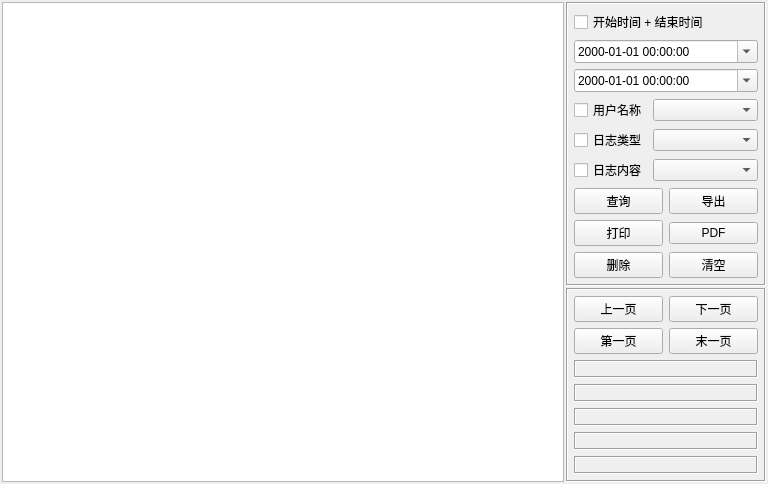
<?xml version="1.0" encoding="UTF-8"?>
<ui version="4.0">
 <class>frmDataUser</class>
 <widget class="QWidget" name="frmDataUser">
  <property name="geometry">
   <rect>
    <x>0</x>
    <y>0</y>
    <width>768</width>
    <height>484</height>
   </rect>
  </property>
  <property name="windowTitle">
   <string>Form</string>
  </property>
  <layout class="QVBoxLayout" name="verticalLayout">
   <property name="spacing">
    <number>0</number>
   </property>
   <property name="leftMargin">
    <number>0</number>
   </property>
   <property name="topMargin">
    <number>0</number>
   </property>
   <property name="rightMargin">
    <number>0</number>
   </property>
   <property name="bottomMargin">
    <number>0</number>
   </property>
   <item>
    <widget class="QWidget" name="widget" native="true">
     <property name="autoFillBackground">
      <bool>true</bool>
     </property>
     <layout class="QGridLayout" name="gridLayout_3">
      <property name="leftMargin">
       <number>2</number>
      </property>
      <property name="topMargin">
       <number>2</number>
      </property>
      <property name="rightMargin">
       <number>2</number>
      </property>
      <property name="bottomMargin">
       <number>2</number>
      </property>
      <property name="spacing">
       <number>2</number>
      </property>
      <item row="0" column="1">
       <widget class="QFrame" name="frameRight">
        <property name="minimumSize">
         <size>
          <width>200</width>
          <height>0</height>
         </size>
        </property>
        <property name="maximumSize">
         <size>
          <width>200</width>
          <height>16777215</height>
         </size>
        </property>
        <property name="frameShape">
         <enum>QFrame::Box</enum>
        </property>
        <property name="frameShadow">
         <enum>QFrame::Sunken</enum>
        </property>
        <layout class="QGridLayout" name="gridLayout_2">
         <property name="leftMargin">
          <number>6</number>
         </property>
         <property name="topMargin">
          <number>6</number>
         </property>
         <property name="rightMargin">
          <number>6</number>
         </property>
         <property name="bottomMargin">
          <number>6</number>
         </property>
         <item row="0" column="0" colspan="2">
          <widget class="QCheckBox" name="ckTimeStart">
           <property name="minimumSize">
            <size>
             <width>0</width>
             <height>0</height>
            </size>
           </property>
           <property name="text">
            <string>开始时间 + 结束时间</string>
           </property>
          </widget>
         </item>
         <item row="1" column="0" colspan="2">
          <widget class="QDateTimeEdit" name="dateStart">
           <property name="sizePolicy">
            <sizepolicy hsizetype="Expanding" vsizetype="Fixed">
             <horstretch>0</horstretch>
             <verstretch>0</verstretch>
            </sizepolicy>
           </property>
           <property name="displayFormat">
            <string>yyyy-MM-dd HH:mm:ss</string>
           </property>
           <property name="calendarPopup">
            <bool>true</bool>
           </property>
          </widget>
         </item>
         <item row="2" column="0" colspan="2">
          <widget class="QDateTimeEdit" name="dateEnd">
           <property name="sizePolicy">
            <sizepolicy hsizetype="Expanding" vsizetype="Fixed">
             <horstretch>0</horstretch>
             <verstretch>0</verstretch>
            </sizepolicy>
           </property>
           <property name="displayFormat">
            <string>yyyy-MM-dd HH:mm:ss</string>
           </property>
           <property name="calendarPopup">
            <bool>true</bool>
           </property>
          </widget>
         </item>
         <item row="3" column="0">
          <widget class="QCheckBox" name="ckUserName">
           <property name="sizePolicy">
            <sizepolicy hsizetype="Fixed" vsizetype="Fixed">
             <horstretch>0</horstretch>
             <verstretch>0</verstretch>
            </sizepolicy>
           </property>
           <property name="minimumSize">
            <size>
             <width>0</width>
             <height>0</height>
            </size>
           </property>
           <property name="text">
            <string>用户名称</string>
           </property>
          </widget>
         </item>
         <item row="3" column="1">
          <widget class="QComboBox" name="cboxUserName">
           <property name="sizePolicy">
            <sizepolicy hsizetype="Expanding" vsizetype="Fixed">
             <horstretch>0</horstretch>
             <verstretch>0</verstretch>
            </sizepolicy>
           </property>
          </widget>
         </item>
         <item row="4" column="0">
          <widget class="QCheckBox" name="ckTriggerType">
           <property name="text">
            <string>日志类型</string>
           </property>
          </widget>
         </item>
         <item row="4" column="1">
          <widget class="QComboBox" name="cboxTriggerType"/>
         </item>
         <item row="5" column="0">
          <widget class="QCheckBox" name="ckTriggerContent">
           <property name="text">
            <string>日志内容</string>
           </property>
          </widget>
         </item>
         <item row="5" column="1">
          <widget class="QComboBox" name="cboxTriggerContent"/>
         </item>
         <item row="6" column="0" colspan="2">
          <layout class="QGridLayout" name="gridLayout">
           <item row="0" column="0">
            <widget class="QPushButton" name="btnSelect">
             <property name="text">
              <string>查询</string>
             </property>
             <property name="icon">
              <iconset resource="../other/main.qrc">
               <normaloff>:/image/btn_search.png</normaloff>:/image/btn_search.png</iconset>
             </property>
            </widget>
           </item>
           <item row="0" column="1">
            <widget class="QPushButton" name="btnExcel">
             <property name="text">
              <string>导出</string>
             </property>
             <property name="icon">
              <iconset resource="../other/main.qrc">
               <normaloff>:/image/btn_excel.png</normaloff>:/image/btn_excel.png</iconset>
             </property>
            </widget>
           </item>
           <item row="1" column="0">
            <widget class="QPushButton" name="btnPrint">
             <property name="text">
              <string>打印</string>
             </property>
             <property name="icon">
              <iconset resource="../other/main.qrc">
               <normaloff>:/image/btn_print.png</normaloff>:/image/btn_print.png</iconset>
             </property>
            </widget>
           </item>
           <item row="1" column="1">
            <widget class="QPushButton" name="btnPdf">
             <property name="text">
              <string>PDF</string>
             </property>
             <property name="icon">
              <iconset resource="../other/main.qrc">
               <normaloff>:/image/btn_pdf.png</normaloff>:/image/btn_pdf.png</iconset>
             </property>
            </widget>
           </item>
           <item row="2" column="0">
            <widget class="QPushButton" name="btnDelete">
             <property name="styleSheet">
              <string notr="true"/>
             </property>
             <property name="text">
              <string>删除</string>
             </property>
             <property name="icon">
              <iconset resource="../other/main.qrc">
               <normaloff>:/image/btn_close.png</normaloff>:/image/btn_close.png</iconset>
             </property>
            </widget>
           </item>
           <item row="2" column="1">
            <widget class="QPushButton" name="btnClear">
             <property name="text">
              <string>清空</string>
             </property>
             <property name="icon">
              <iconset resource="../other/main.qrc">
               <normaloff>:/image/btn_delete.png</normaloff>:/image/btn_delete.png</iconset>
             </property>
            </widget>
           </item>
          </layout>
         </item>
        </layout>
       </widget>
      </item>
      <item row="1" column="1">
       <widget class="QFrame" name="frameBottom">
        <property name="frameShape">
         <enum>QFrame::Box</enum>
        </property>
        <property name="frameShadow">
         <enum>QFrame::Sunken</enum>
        </property>
        <layout class="QGridLayout" name="gridLayout_5">
         <property name="leftMargin">
          <number>6</number>
         </property>
         <property name="topMargin">
          <number>6</number>
         </property>
         <property name="rightMargin">
          <number>6</number>
         </property>
         <property name="bottomMargin">
          <number>6</number>
         </property>
         <item row="0" column="0">
          <widget class="QPushButton" name="btnPre">
           <property name="minimumSize">
            <size>
             <width>50</width>
             <height>0</height>
            </size>
           </property>
           <property name="text">
            <string>上一页</string>
           </property>
           <property name="iconSize">
            <size>
             <width>18</width>
             <height>18</height>
            </size>
           </property>
          </widget>
         </item>
         <item row="0" column="1">
          <widget class="QPushButton" name="btnNext">
           <property name="minimumSize">
            <size>
             <width>50</width>
             <height>0</height>
            </size>
           </property>
           <property name="text">
            <string>下一页</string>
           </property>
           <property name="iconSize">
            <size>
             <width>18</width>
             <height>18</height>
            </size>
           </property>
          </widget>
         </item>
         <item row="1" column="0">
          <widget class="QPushButton" name="btnFirst">
           <property name="minimumSize">
            <size>
             <width>50</width>
             <height>0</height>
            </size>
           </property>
           <property name="text">
            <string>第一页</string>
           </property>
           <property name="iconSize">
            <size>
             <width>18</width>
             <height>18</height>
            </size>
           </property>
          </widget>
         </item>
         <item row="1" column="1">
          <widget class="QPushButton" name="btnLast">
           <property name="minimumSize">
            <size>
             <width>50</width>
             <height>0</height>
            </size>
           </property>
           <property name="text">
            <string>末一页</string>
           </property>
           <property name="iconSize">
            <size>
             <width>18</width>
             <height>18</height>
            </size>
           </property>
          </widget>
         </item>
         <item row="2" column="0" colspan="2">
          <widget class="QLabel" name="labPageCurrent">
           <property name="frameShape">
            <enum>QFrame::Box</enum>
           </property>
           <property name="frameShadow">
            <enum>QFrame::Sunken</enum>
           </property>
           <property name="text">
            <string/>
           </property>
           <property name="alignment">
            <set>Qt::AlignCenter</set>
           </property>
          </widget>
         </item>
         <item row="3" column="0" colspan="2">
          <widget class="QLabel" name="labPageCount">
           <property name="frameShape">
            <enum>QFrame::Box</enum>
           </property>
           <property name="frameShadow">
            <enum>QFrame::Sunken</enum>
           </property>
           <property name="text">
            <string/>
           </property>
           <property name="alignment">
            <set>Qt::AlignCenter</set>
           </property>
          </widget>
         </item>
         <item row="4" column="0" colspan="2">
          <widget class="QLabel" name="labResultCount">
           <property name="frameShape">
            <enum>QFrame::Box</enum>
           </property>
           <property name="frameShadow">
            <enum>QFrame::Sunken</enum>
           </property>
           <property name="text">
            <string/>
           </property>
           <property name="alignment">
            <set>Qt::AlignCenter</set>
           </property>
          </widget>
         </item>
         <item row="5" column="0" colspan="2">
          <widget class="QLabel" name="labResultCurrent">
           <property name="frameShape">
            <enum>QFrame::Box</enum>
           </property>
           <property name="frameShadow">
            <enum>QFrame::Sunken</enum>
           </property>
           <property name="text">
            <string/>
           </property>
           <property name="alignment">
            <set>Qt::AlignCenter</set>
           </property>
          </widget>
         </item>
         <item row="6" column="0" colspan="2">
          <widget class="QLabel" name="labResult">
           <property name="frameShape">
            <enum>QFrame::Box</enum>
           </property>
           <property name="frameShadow">
            <enum>QFrame::Sunken</enum>
           </property>
           <property name="text">
            <string/>
           </property>
           <property name="alignment">
            <set>Qt::AlignCenter</set>
           </property>
          </widget>
         </item>
         <item row="7" column="0" colspan="2">
          <spacer name="verticalSpacer">
           <property name="orientation">
            <enum>Qt::Vertical</enum>
           </property>
           <property name="sizeHint" stdset="0">
            <size>
             <width>20</width>
             <height>40</height>
            </size>
           </property>
          </spacer>
         </item>
        </layout>
       </widget>
      </item>
      <item row="0" column="0" rowspan="2">
       <widget class="QTableView" name="tableView">
        <property name="styleSheet">
         <string notr="true"/>
        </property>
       </widget>
      </item>
     </layout>
    </widget>
   </item>
  </layout>
 </widget>
 <resources>
  <include location="../other/main.qrc"/>
 </resources>
 <connections/>
</ui>
